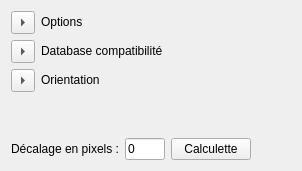
      <widget class="QWidget" name="tab_recon">
       <property name="minimumSize">
        <size>
         <width>0</width>
         <height>0</height>
        </size>
       </property>
       <property name="maximumSize">
        <size>
         <width>16777215</width>
         <height>340</height>
        </size>
       </property>
       <attribute name="title">
        <string>Général</string>
       </attribute>
       <layout class="QVBoxLayout" name="verticalLayout_3" stretch="0,0,0,1,0">
        <item>
         <layout class="QHBoxLayout" name="horizontalLayout_6">
          <property name="sizeConstraint">
           <enum>QLayout::SizeConstraint::SetMinimumSize</enum>
          </property>
          <item>
           <widget class="QToolButton" name="inti_section_btn">
            <property name="text">
             <string>...</string>
            </property>
            <property name="checkable">
             <bool>true</bool>
            </property>
            <property name="arrowType">
             <enum>Qt::ArrowType::RightArrow</enum>
            </property>
           </widget>
          </item>
          <item>
           <widget class="QLabel" name="label_2">
            <property name="maximumSize">
             <size>
              <width>16777215</width>
              <height>20</height>
             </size>
            </property>
            <property name="text">
             <string>Options </string>
            </property>
           </widget>
          </item>
         </layout>
        </item>
        <item>
         <layout class="QHBoxLayout" name="horizontalLayout_7">
          <property name="sizeConstraint">
           <enum>QLayout::SizeConstraint::SetMinimumSize</enum>
          </property>
          <item>
           <widget class="QToolButton" name="inti_database_btn">
            <property name="text">
             <string>...</string>
            </property>
            <property name="checkable">
             <bool>true</bool>
            </property>
            <property name="arrowType">
             <enum>Qt::ArrowType::RightArrow</enum>
            </property>
           </widget>
          </item>
          <item>
           <widget class="QLabel" name="label_7">
            <property name="maximumSize">
             <size>
              <width>16777215</width>
              <height>20</height>
             </size>
            </property>
            <property name="text">
             <string>Database compatibilité</string>
            </property>
           </widget>
          </item>
         </layout>
        </item>
        <item>
         <layout class="QHBoxLayout" name="horizontalLayout_8">
          <property name="sizeConstraint">
           <enum>QLayout::SizeConstraint::SetMinimumSize</enum>
          </property>
          <item>
           <widget class="QToolButton" name="inti_orientation_btn">
            <property name="text">
             <string>...</string>
            </property>
            <property name="checkable">
             <bool>true</bool>
            </property>
            <property name="arrowType">
             <enum>Qt::ArrowType::RightArrow</enum>
            </property>
           </widget>
          </item>
          <item>
           <widget class="QLabel" name="label_14">
            <property name="maximumSize">
             <size>
              <width>16777215</width>
              <height>20</height>
             </size>
            </property>
            <property name="text">
             <string>Orientation</string>
            </property>
           </widget>
          </item>
         </layout>
        </item>
        <item>
         <spacer name="verticalSpacer">
          <property name="orientation">
           <enum>Qt::Orientation::Vertical</enum>
          </property>
          <property name="sizeType">
           <enum>QSizePolicy::Policy::Preferred</enum>
          </property>
          <property name="sizeHint" stdset="0">
           <size>
            <width>20</width>
            <height>40</height>
           </size>
          </property>
         </spacer>
        </item>
        <item>
         <layout class="QHBoxLayout" name="horizontalLayout_2">
          <item>
           <widget class="QLabel" name="label">
            <property name="minimumSize">
             <size>
              <width>0</width>
              <height>20</height>
             </size>
            </property>
            <property name="text">
             <string>Décalage en pixels :</string>
            </property>
           </widget>
          </item>
          <item>
           <widget class="QLineEdit" name="inti_shift_text">
            <property name="minimumSize">
             <size>
              <width>0</width>
              <height>20</height>
             </size>
            </property>
            <property name="maximumSize">
             <size>
              <width>40</width>
              <height>16777215</height>
             </size>
            </property>
            <property name="text">
             <string>0</string>
            </property>
           </widget>
          </item>
          <item>
           <widget class="QPushButton" name="inti_calc_btn">
            <property name="text">
             <string>Calculette</string>
            </property>
           </widget>
          </item>
          <item>
           <spacer name="horizontalSpacer">
            <property name="orientation">
             <enum>Qt::Orientation::Horizontal</enum>
            </property>
            <property name="sizeHint" stdset="0">
             <size>
              <width>40</width>
              <height>20</height>
             </size>
            </property>
           </spacer>
          </item>
         </layout>
        </item>
       </layout>
      </widget>
